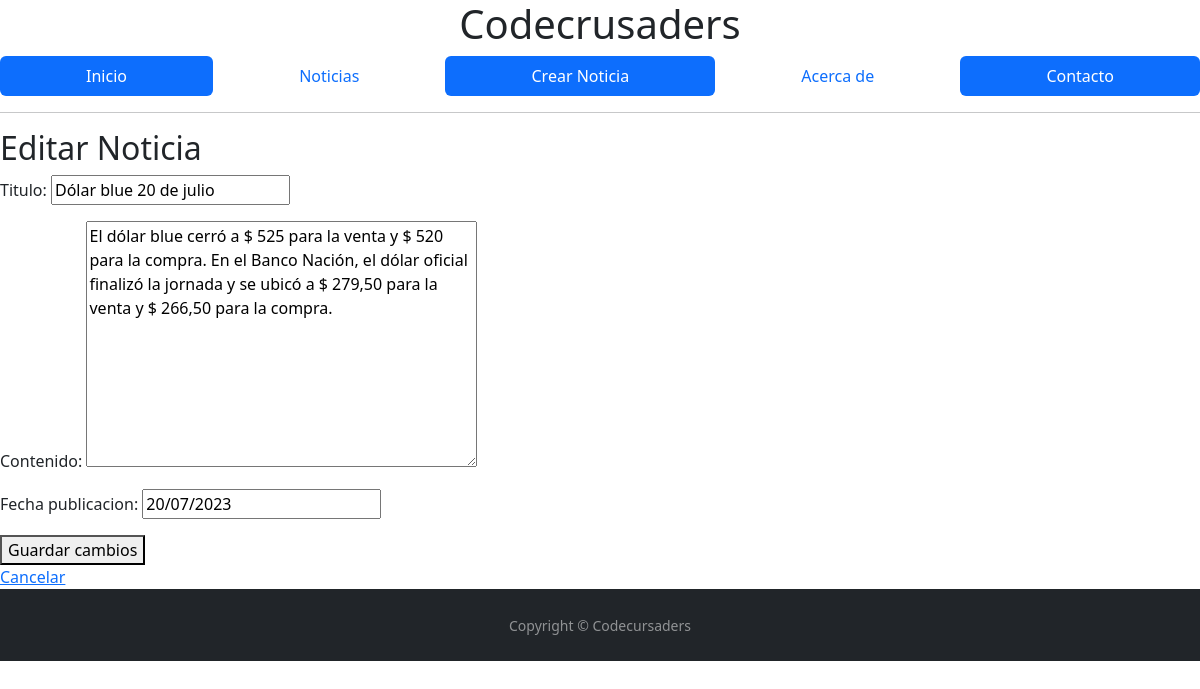
Page /noticia/editar/1/ on the committed database.
### apps/noticia/models.py (models this page shows, shortened)
class Noticia(models.Model):
    titulo = models.CharField(max_length=200)
    contenido = models.TextField()
    fecha_publicacion = models.DateField()

### apps/noticia/views.py (the view)
# urls.py: path('editar/<int:pk>/', views.editar_noticia, name='editar_noticia'),
def editar_noticia(request, pk):
    noticia = get_object_or_404(Noticia, pk=pk)
    if request.method == 'POST':
        form = NoticiaForm(request.POST, instance=noticia)
        if form.is_valid():
            form.save()
            return redirect('listar_noticias')
    else:
        form = NoticiaForm(instance=noticia)
    return render(request, 'editar_noticia.html', {'form': form, 'noticia': noticia})

### apps/noticia/forms.py
class NoticiaForm(forms.ModelForm):
    class Meta:
        model = Noticia
        fields = ['titulo', 'contenido', 'fecha_publicacion']

### templates/editar_noticia.html (shortened to what this page needs)
{% extends 'base.html' %}
{% block content %}
    <h2>Editar Noticia</h2>
    <form method="post">
        {{ form.as_p }}
        <button type="submit">Guardar cambios</button>
    </form>
    <a href="{% url 'listar_noticias' %}">Cancelar</a>
{% endblock %}

### rows in the picture
Noticia: titulo "Dólar blue 20 de julio", contenido "El dólar blue cerró a $ 525 para la venta y $ 520 para la compra. En el Banco Nación, el dólar oficial finalizó la jornada y se ubicó a $ 279,50 para la venta y $ 266,50 para la compra.", fecha_publicacion "20/07/2023"
